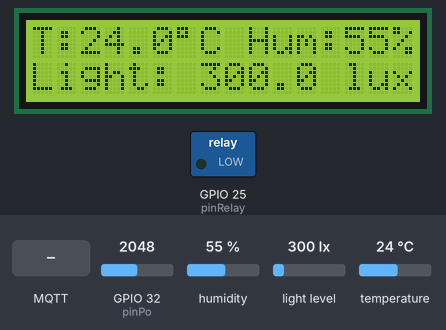
Simulated run of this sketch. Board: ESP32. Shown: 16×2 character LCD, switched loads named in the sketch (green lamp = pin HIGH). Inputs (shaded band) come from the test bench; at power-on: GPIO 32 (pinPo) = 2048, humidity 55 %, light level 300 lx, temperature 24 °C. WiFi joins after 1.5 s; servers stay silent unless stated; the local clock reads 2024-03-15 10:24:30 at power-on unless the sketch sets it; EEPROM starts erased; no MQTT or app messages arrive unless stated; what the sketch prints to the serial monitor is not drawn.

Above: at 3.6 s.
3.7 s: GPIO 32 (pinPo) set to 2731
7.5 s: GPIO 32 (pinPo) set to 2862
At 9.7 s:
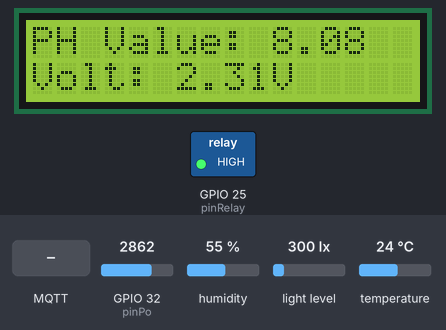
10.5 s: humidity set to 22 %
At 13.2 s:
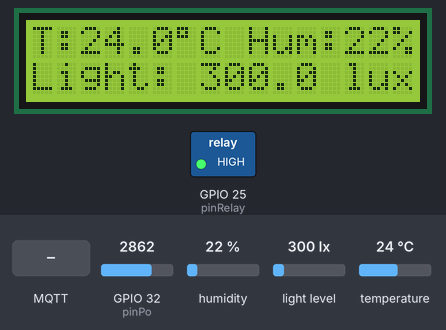
13.5 s: MQTT message "relay" arrives on the first subscribed topic
At 15.5 s:
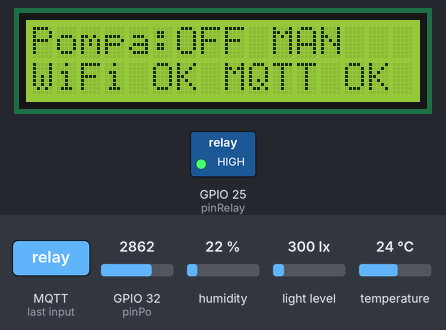
16.5 s: GPIO 32 (pinPo) set to 2866
At 18.9 s:
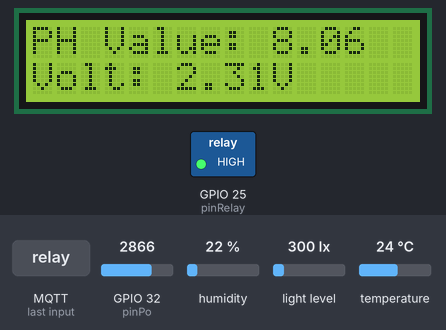
19.5 s: light level set to 40 lx
At 21.4 s:
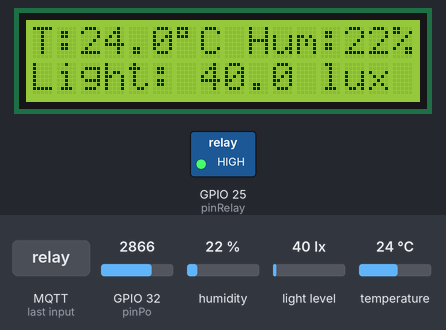
Timing chart, 0 to 22.9 s (numbered marks = the images above; inputs shaded):
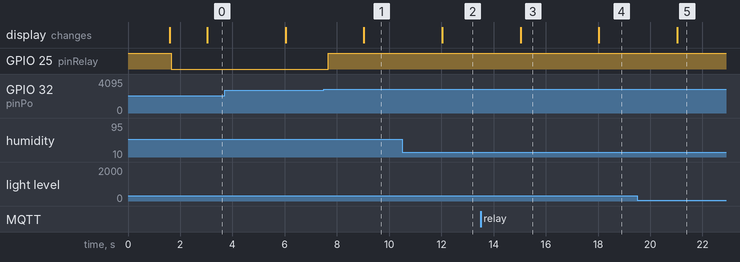

The sketch:

mode_wifi.ino
```cpp
/*
 * ============================================================
 *  MODE WiFi  —  Monitoring Hidroponik ESP32 + MQTT
 * ============================================================
 * Pakai mode ini bila di lokasi kebun ADA WiFi 2,4 GHz.
 * (Bila tidak ada WiFi, pakai firmware/mode_lte_a7670e.)
 *
 * Sensor : pH (analog GPIO32), SHT31 (suhu & kelembapan), BH1750 (lux)
 * Aktuator: Relay pompa koreksi pH (GPIO25, aktif LOW)
 * Tampilan: LCD I2C 16x2 (3 halaman bergantian)
 *
 * Data dikirim ke broker MQTT publik (broker.emqx.io) dan dibaca oleh
 * dashboard web:  https://syar02.github.io/Hidroponik/#<DEVICE_CODE>
 * Telemetry membawa "net":"wifi" sehingga dashboard menampilkan "Mode WiFi".
 *
 * Topik (BASE = "aranus/<DEVICE_CODE>/hidro"):
 *   BASE/telemetry  -> JSON data sensor terbaru (retained, tiap 2 detik)
 *   BASE/status     -> "online" / "offline" (retained, LWT)
 *   BASE/config     -> JSON ambang pH (retained)
 *   BASE/history    -> JSON rata-rata per jam 24 jam terakhir (retained, tiap 1 menit)
 *   BASE/set        <- perintah dari dashboard, format "kunci=nilai":
 *                        relay=on | relay=off | relay=toggle   (otomatis pindah ke mode manual)
 *                        mode=auto | mode=manual
 *                        ph_min=5.5  ph_max=8.5  ph_off=0.00  hyst=0.10
 *                        ping
 *
 * Library (Arduino Library Manager):
 *   - PubSubClient (Nick O'Leary)
 *   - Adafruit SHT31 Library
 *   - BH1750 (Christopher Laws)
 *   - LiquidCrystal I2C (Frank de Brabander / Marco Schwartz)
 */

#include <Wire.h>
#include <WiFi.h>
#include <PubSubClient.h>
#include <Preferences.h>
#include <time.h>
#include <math.h>
#include <LiquidCrystal_I2C.h>
#include <Adafruit_SHT31.h>
#include <BH1750.h>

// ======================= KONFIGURASI =======================
// Nama & password WiFi ada di wifi_config.h (salin dari wifi_config.example.h).
// File itu diabaikan git agar password tidak ikut ter-upload ke GitHub.
#include "wifi_config.h"

#define MODE_NAME "WiFi"

// Kode unik perangkat. Dipakai di link dashboard: .../#hd7p2kq9vm
// Ganti dengan kode acak milik Anda (huruf kecil + angka, 6-32 karakter).
const char* DEVICE_CODE = "hd7p2kq9vm";

const char* MQTT_HOST   = "broker.emqx.io";
const uint16_t MQTT_PORT = 1883;

// Zona waktu WIB (UTC+7) untuk reset durasi relay harian
const long GMT_OFFSET_SEC = 7 * 3600;

// Interval
const unsigned long SENSOR_INTERVAL   = 1000;   // baca sensor
const unsigned long PUBLISH_INTERVAL  = 2000;   // kirim telemetry
const unsigned long HISTORY_INTERVAL  = 60000;  // kirim riwayat per jam
const unsigned long LCD_INTERVAL      = 3000;   // ganti halaman LCD
// Mode manual otomatis kembali ke auto setelah 30 menit (pengaman pompa)
const unsigned long MANUAL_TIMEOUT    = 30UL * 60UL * 1000UL;
// ===========================================================

// Pin & ADC
const int pinPo    = 32;   // ADC1, aman dipakai bersama WiFi
const int pinRelay = 25;
const float V_REF = 3.3;
const float ADC_RESOLUTION = 4095.0;

// Relay aktif LOW (sesuai kode lama: LOW = NYALA)
#define RELAY_ON  LOW
#define RELAY_OFF HIGH

LiquidCrystal_I2C lcd(0x27, 16, 2);
Adafruit_SHT31 sht31 = Adafruit_SHT31();
BH1750 lightMeter;
Preferences prefs;
WiFiClient net;
PubSubClient mqtt(net);

String BASE, T_TELE, T_STATUS, T_CONFIG, T_HISTORY, T_SET;

// Konfigurasi (disimpan di flash)
float phMin = 5.5, phMax = 8.5, phOffset = 0.0, phHyst = 0.10;

// Data sensor
float phValue = NAN, voltage = NAN, temp = NAN, hum = NAN, lux = NAN;

// Kontrol relay
bool relayOn = false;
bool autoMode = true;
unsigned long manualSince = 0;
unsigned long relayOnMsToday = 0;
unsigned long relayLastTick = 0;
int lastDay = -1;

// Timer
unsigned long tSensor = 0, tPublish = 0, tHistory = 0, tLcd = 0, tWifi = 0, tMqtt = 0;
int displayPage = 0;
bool forcePublish = false;

// ---------------- Riwayat 24 jam (rata-rata per jam) ----------------
struct Bucket { long hour; float sum[4]; uint16_t n[4]; };
Bucket hist[24];

void histAdd(int k, float v) {
  if (isnan(v)) return;
  time_t now = time(nullptr);
  if (now < 1700000000) return;           // waktu belum sinkron NTP
  long h = now / 3600;
  Bucket& b = hist[h % 24];
  if (b.hour != h) { b.hour = h; for (int i = 0; i < 4; i++) { b.sum[i] = 0; b.n[i] = 0; } }
  b.sum[k] += v; b.n[k]++;
}

// ---------------- Util ----------------
void fmtNum(char* out, size_t len, float v, int dec) {
  if (isnan(v) || isinf(v)) snprintf(out, len, "null");
  else snprintf(out, len, "%.*f", dec, v);
}

void setRelay(bool on) {
  if (on == relayOn) return;
  relayOn = on;
  digitalWrite(pinRelay, on ? RELAY_ON : RELAY_OFF);
  forcePublish = true;
}

void saveConfig() {
  prefs.putFloat("ph_min", phMin);
  prefs.putFloat("ph_max", phMax);
  prefs.putFloat("ph_off", phOffset);
  prefs.putFloat("hyst", phHyst);
}

// ---------------- Sensor ----------------
void readSensors() {
  // Rata-rata 20 sampel ADC agar pH lebih stabil
  long acc = 0;
  for (int i = 0; i < 20; i++) { acc += analogRead(pinPo); delayMicroseconds(500); }
  float adcValue = acc / 20.0;
  voltage = (adcValue / ADC_RESOLUTION) * V_REF;
  phValue = 7.0 + ((2.5 - voltage) / 0.18) + phOffset;

  temp = sht31.readTemperature();
  hum  = sht31.readHumidity();

  float l = lightMeter.readLightLevel();
  lux = (l < 0) ? NAN : l;                // BH1750 mengembalikan nilai negatif saat error

  histAdd(0, phValue); histAdd(1, temp); histAdd(2, hum); histAdd(3, lux);
}

// ---------------- Kontrol relay ----------------
void controlRelay() {
  unsigned long now = millis();

  // Akumulasi durasi relay nyala hari ini
  if (relayOn) relayOnMsToday += now - relayLastTick;
  relayLastTick = now;
  struct tm ti;
  if (getLocalTime(&ti, 0)) {
    if (lastDay != -1 && ti.tm_yday != lastDay) relayOnMsToday = 0;
    lastDay = ti.tm_yday;
  }

  if (!autoMode) {
    if (now - manualSince >= MANUAL_TIMEOUT) { autoMode = true; forcePublish = true; }
    else return;
  }

  if (isnan(phValue)) return;
  // Logika sama seperti kode lama + histeresis agar relay tidak "cetak-cetek"
  if (phValue < phMin || phValue > phMax) setRelay(true);
  else if (phValue >= phMin + phHyst && phValue <= phMax - phHyst) setRelay(false);
}

// ---------------- MQTT ----------------
void publishConfig() {
  char buf[128];
  snprintf(buf, sizeof(buf), "{\"ph_min\":%.2f,\"ph_max\":%.2f,\"ph_off\":%.2f,\"hyst\":%.2f}",
           phMin, phMax, phOffset, phHyst);
  mqtt.publish(T_CONFIG.c_str(), buf, true);
}

void publishTelemetry() {
  char sPh[12], sV[12], sT[12], sH[12], sL[14];
  fmtNum(sPh, sizeof(sPh), phValue, 2);
  fmtNum(sV,  sizeof(sV),  voltage, 3);
  fmtNum(sT,  sizeof(sT),  temp, 1);
  fmtNum(sH,  sizeof(sH),  hum, 1);
  fmtNum(sL,  sizeof(sL),  lux, 1);
  time_t now = time(nullptr);
  char buf[320];
  snprintf(buf, sizeof(buf),
    "{\"ph\":%s,\"v\":%s,\"t\":%s,\"h\":%s,\"lux\":%s,\"relay\":%d,\"mode\":\"%s\","
    "\"on_s\":%lu,\"rssi\":%d,\"net\":\"wifi\",\"up\":%lu,\"ts\":%ld}",
    sPh, sV, sT, sH, sL, relayOn ? 1 : 0, autoMode ? "auto" : "manual",
    relayOnMsToday / 1000UL, WiFi.RSSI(), millis() / 1000UL, (long)(now > 1700000000 ? now : 0));
  mqtt.publish(T_TELE.c_str(), buf, true);
}

void publishHistory() {
  time_t now = time(nullptr);
  if (now < 1700000000) return;
  long cur = now / 3600;
  static char buf[1400];
  const int dec[4] = {2, 1, 0, 0};
  const char* keys[4] = {"ph", "t", "h", "lux"};
  int p = snprintf(buf, sizeof(buf), "{\"end\":%ld", cur * 3600L);
  for (int k = 0; k < 4; k++) {
    p += snprintf(buf + p, sizeof(buf) - p, ",\"%s\":[", keys[k]);
    for (int i = 23; i >= 0; i--) {                 // urut dari jam terlama -> terbaru
      long h = cur - i;
      Bucket& b = hist[h % 24];
      char s[14];
      if (b.hour == h && b.n[k] > 0) fmtNum(s, sizeof(s), b.sum[k] / b.n[k], dec[k]);
      else snprintf(s, sizeof(s), "null");
      p += snprintf(buf + p, sizeof(buf) - p, "%s%s", s, i ? "," : "");
    }
    p += snprintf(buf + p, sizeof(buf) - p, "]");
  }
  snprintf(buf + p, sizeof(buf) - p, "}");
  mqtt.publish(T_HISTORY.c_str(), buf, true);
}

void onMessage(char* topic, byte* payload, unsigned int len) {
  char msg[64];
  len = min(len, (unsigned int)sizeof(msg) - 1);
  memcpy(msg, payload, len); msg[len] = 0;
  for (char* c = msg; *c; c++) *c = tolower(*c);
  Serial.printf("[MQTT] perintah: %s\n", msg);

  char* eq = strchr(msg, '=');
  String key = eq ? String(msg).substring(0, eq - msg) : String(msg);
  String val = eq ? String(eq + 1) : String("");
  key.trim(); val.trim();

  if (key == "relay") {
    autoMode = false; manualSince = millis();
    if (val == "on") setRelay(true);
    else if (val == "off") setRelay(false);
    else if (val == "toggle") setRelay(!relayOn);
  } else if (key == "mode") {
    autoMode = (val != "manual");
    if (!autoMode) manualSince = millis();
  } else if (key == "ph_min" || key == "ph_max" || key == "ph_off" || key == "hyst") {
    float f = val.toFloat();
    if (key == "ph_min" && f >= 0 && f < phMax) phMin = f;
    if (key == "ph_max" && f <= 14 && f > phMin) phMax = f;
    if (key == "ph_off" && f >= -3 && f <= 3) phOffset = f;
    if (key == "hyst" && f >= 0 && f <= 1) phHyst = f;
    saveConfig();
    publishConfig();
  } else if (key == "ping") {
    publishConfig();
    publishHistory();
  }
  forcePublish = true;
}

const char* wifiStatusText(wl_status_t s) {
  switch (s) {
    case WL_NO_SSID_AVAIL:  return "SSID tidak ditemukan (cek nama WiFi / harus 2.4 GHz)";
    case WL_CONNECT_FAILED: return "gagal (cek password)";
    case WL_CONNECTION_LOST:return "koneksi terputus";
    case WL_DISCONNECTED:   return "belum terhubung";
    case WL_IDLE_STATUS:    return "menunggu";
    default:                return "lainnya";
  }
}

// Pindai WiFi sekitar agar mudah mendiagnosa salah nama / 5 GHz
void scanWifi() {
  Serial.println("[WiFi] memindai jaringan...");
  int n = WiFi.scanNetworks();
  bool found = false;
  for (int i = 0; i < n; i++) {
    bool match = WiFi.SSID(i) == WIFI_SSID;
    found |= match;
    Serial.printf("  %s \"%s\"  %d dBm  ch%d\n", match ? ">>" : "  ",
                  WiFi.SSID(i).c_str(), WiFi.RSSI(i), WiFi.channel(i));
  }
  if (!found) Serial.printf("[WiFi] \"%s\" TIDAK terlihat. Pastikan hotspot/router aktif & 2.4 GHz.\n", WIFI_SSID);
  WiFi.scanDelete();
}

void ensureWifi() {
  static bool wasConnected = false;
  bool c = WiFi.status() == WL_CONNECTED;
  if (c != wasConnected) {
    wasConnected = c;
    if (c) Serial.printf("[WiFi] terhubung: %s (%d dBm)\n", WiFi.localIP().toString().c_str(), WiFi.RSSI());
    else   Serial.println("[WiFi] terputus");
  }
  if (c) return;
  if (millis() - tWifi < 20000) return;   // beri waktu proses koneksi selesai
  tWifi = millis();
  Serial.printf("[WiFi] status: %s -> mencoba lagi\n", wifiStatusText(WiFi.status()));
  WiFi.disconnect();
  WiFi.begin(WIFI_SSID, WIFI_PASS);
}

void ensureMqtt() {
  if (WiFi.status() != WL_CONNECTED || mqtt.connected()) return;
  if (millis() - tMqtt < 5000) return;
  tMqtt = millis();
  String cid = String("esp32-") + DEVICE_CODE + "-" + String((uint32_t)ESP.getEfuseMac(), HEX);
  Serial.print("[MQTT] menghubungkan... ");
  // LWT: broker akan mengirim "offline" jika ESP32 putus
  if (mqtt.connect(cid.c_str(), T_STATUS.c_str(), 1, true, "offline")) {
    Serial.println("OK");
    mqtt.publish(T_STATUS.c_str(), "online", true);
    mqtt.subscribe(T_SET.c_str());
    publishConfig();
    publishHistory();
    forcePublish = true;
  } else {
    Serial.printf("gagal rc=%d\n", mqtt.state());
  }
}

// ---------------- LCD ----------------
void lcdPrintNum(float v, int dec) { if (isnan(v)) lcd.print("--"); else lcd.print(v, dec); }

void updateLcd() {
  lcd.clear();
  if (displayPage == 0) {
    lcd.setCursor(0, 0); lcd.print("PH Value: "); lcdPrintNum(phValue, 2);
    lcd.setCursor(0, 1); lcd.print("Volt: "); lcdPrintNum(voltage, 2); lcd.print("V");
  } else if (displayPage == 1) {
    lcd.setCursor(0, 0); lcd.print("T:"); lcdPrintNum(temp, 1); lcd.print((char)223);
    lcd.print("C Hum:"); lcdPrintNum(hum, 0); lcd.print("%");
    lcd.setCursor(0, 1); lcd.print("Light: "); lcdPrintNum(lux, 1); lcd.print(" lux");
  } else {
    lcd.setCursor(0, 0); lcd.print("Pompa:"); lcd.print(relayOn ? "ON " : "OFF");
    lcd.print(autoMode ? " AUTO" : " MAN");
    lcd.setCursor(0, 1);
    lcd.print(WiFi.status() == WL_CONNECTED ? "WiFi OK " : "WiFi -- ");
    lcd.print(mqtt.connected() ? "MQTT OK" : "MQTT --");
  }
}

// ---------------- Setup & Loop ----------------
void setup() {
  Serial.begin(115200);
  Wire.begin();  // SDA = GPIO21, SCL = GPIO22

  pinMode(pinRelay, OUTPUT);
  digitalWrite(pinRelay, RELAY_OFF);

  lcd.init();
  lcd.backlight();
  if (!sht31.begin(0x44)) Serial.println("Gagal mendeteksi sensor SHT31!");
  lightMeter.begin();
  analogSetAttenuation(ADC_11db);

  prefs.begin("hidro", false);
  phMin    = prefs.getFloat("ph_min", 5.5);
  phMax    = prefs.getFloat("ph_max", 8.5);
  phOffset = prefs.getFloat("ph_off", 0.0);
  phHyst   = prefs.getFloat("hyst", 0.10);

  for (int i = 0; i < 24; i++) hist[i].hour = -1;

  BASE      = String("aranus/") + DEVICE_CODE + "/hidro";
  T_TELE    = BASE + "/telemetry";
  T_STATUS  = BASE + "/status";
  T_CONFIG  = BASE + "/config";
  T_HISTORY = BASE + "/history";
  T_SET     = BASE + "/set";

  lcd.setCursor(0, 0); lcd.print("  Smart System  ");
  lcd.setCursor(0, 1); lcd.print("Mode: WiFi      ");
  Serial.println("\n=== MODE KONEKSI: WiFi (" + String(WIFI_SSID) + ") ===");

  WiFi.mode(WIFI_STA);
  WiFi.setAutoReconnect(true);
  Serial.printf("[WiFi] menghubungkan ke \"%s\"...\n", WIFI_SSID);
  // 2 percobaan @7 dtk: setelah reset, router sering menolak percobaan pertama
  for (int attempt = 0; attempt < 2 && WiFi.status() != WL_CONNECTED; attempt++) {
    if (attempt) { WiFi.disconnect(); delay(200); }
    WiFi.begin(WIFI_SSID, WIFI_PASS);
    unsigned long t0 = millis();
    while (WiFi.status() != WL_CONNECTED && millis() - t0 < 7000) delay(250);
  }
  if (WiFi.status() != WL_CONNECTED) {
    Serial.printf("[WiFi] belum terhubung (%s), lanjut offline & coba lagi otomatis\n", wifiStatusText(WiFi.status()));
    scanWifi();                       // diagnosa: tampilkan WiFi yang terlihat
    tWifi = millis() - 15000;         // coba lagi ~5 detik lagi
  } else {
    tWifi = millis();
  }

  configTime(GMT_OFFSET_SEC, 0, "pool.ntp.org", "time.google.com");

  mqtt.setServer(MQTT_HOST, MQTT_PORT);
  mqtt.setCallback(onMessage);
  mqtt.setBufferSize(1536);
  mqtt.setKeepAlive(30);

  lcd.clear();
  Serial.printf("Dashboard: https://syar02.github.io/Hidroponik/#%s\n", DEVICE_CODE);
  relayLastTick = millis();
}

void loop() {
  unsigned long now = millis();

  ensureWifi();
  ensureMqtt();
  mqtt.loop();

  if (now - tSensor >= SENSOR_INTERVAL) {
    tSensor = now;
    readSensors();
    controlRelay();   // kontrol tetap jalan walau WiFi/MQTT putus
    Serial.printf("pH: %.2f | Suhu: %.1f C | Hum: %.1f %% | Lux: %.1f | Relay: %s (%s)\n",
                  phValue, temp, hum, lux, relayOn ? "ON" : "OFF", autoMode ? "auto" : "manual");
  }

  if (mqtt.connected()) {
    if (forcePublish || now - tPublish >= PUBLISH_INTERVAL) {
      tPublish = now; forcePublish = false;
      publishTelemetry();
    }
    if (now - tHistory >= HISTORY_INTERVAL) {
      tHistory = now;
      publishHistory();
      // Tegaskan ulang status online (menimpa "offline" sisa sesi lama setelah restart)
      mqtt.publish(T_STATUS.c_str(), "online", true);
    }
  }

  if (now - tLcd >= LCD_INTERVAL) {
    tLcd = now;
    displayPage = (displayPage + 1) % 3;
    updateLcd();
  }
}
```

wifi_config.example.h
```cpp
// Salin file ini menjadi "wifi_config.h" lalu isi nama & password WiFi (2,4 GHz).
// wifi_config.h diabaikan git sehingga password tidak ikut ter-upload ke GitHub.
#pragma once
const char* WIFI_SSID   = "NAMA_WIFI";
const char* WIFI_PASS   = "PASSWORD_WIFI";
```

Measured:
- the behaviour switches between 2789 and 2790 on GPIO 32 (pinPo) (found by bisection; images 0 and 1)
- after the input at 7.5 s, GPIO 25 (pinRelay): LOW → HIGH after 0.16 s; the display: changes after 1.5 s (image 1)
- after the input at 10.5 s, the display: changes after 1.5 s (image 2)
- after the input at 13.5 s, the display: changes after 1.5 s (image 3)
- after the input at 16.5 s, the display: changes after 1.5 s (image 4)
- after the input at 19.5 s, the display: changes after 1.5 s (image 5)
